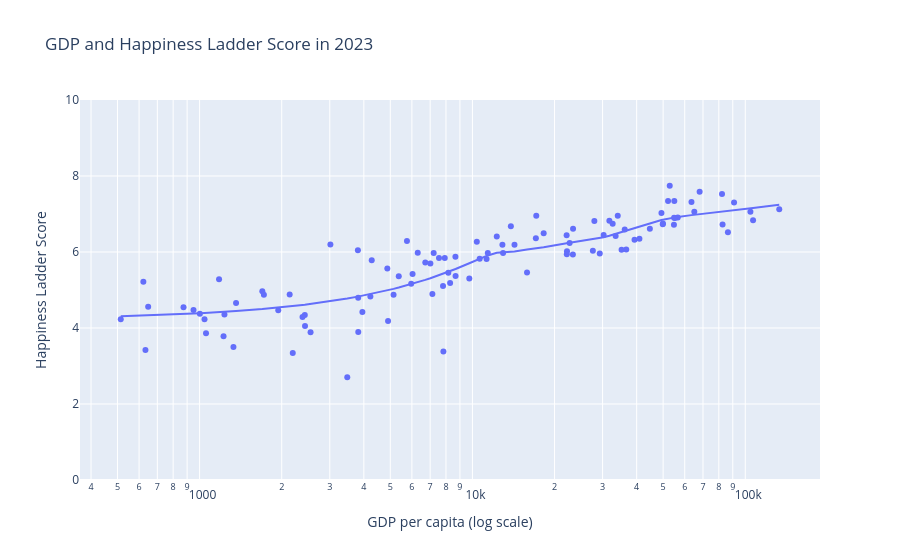

The code cell stored with this chart in its notebook:
### Markdown cell above
# question 2

### Code cell
latest_year = combined_datasets["year"].max()
dataset_latest_year = combined_datasets[combined_datasets["year"] == latest_year]

figure = px.scatter(
    dataset_latest_year,
    x="gdp_per_capita", # the gdp per capita has bigger values so we placed it in the x axis
    y="Ladder score",
    # after checking each one we think the size is the easiest to the human eye to tell us how different the values are between each other
    # but since we are already using only 2 variables then we dont need more more than 2 channels, so they're both commented
    #size="gdp_per_capita",
    #color="gdp_per_capita",
    hover_name="Country name", # so that we know whhat each bubble represents
    hover_data={
    "gdp_per_capita": ":,.0f", # use a comma for separating the thousands and .0f for now showing decimal values
    "Ladder score": ":.1f" # only one decimal value
    },
    # this needs to be logarithmic scale because the GDP per capita values are numbers that can get very big and they're very disperse
    # if we didn't use this, lower-income countries would be very much on the left side and the relationship with happiness wouldn't be clearly visible
    log_x=True,
    #size_max=50, since we're not changing the size anymore this isn't necessary
    # with this one we can answer our question of knowing where being more rich doesn't change the happiness anymore (doesn't make a difference)
    # it creates a statistical curve tendency and it shows if/where it stops climbing
    trendline="lowess",
    title=f"GDP and Happiness Ladder Score in {latest_year}",
    labels={
        # show the numbers under these labels
        "gdp_per_capita": "GDP per capita (log scale)",
        "Ladder score": "Happiness Ladder Score",
    },
)


figure.update_yaxes(range=[0, 10])
figure.show()

### Figure 1 — Plotly figure (JSON) as saved in the notebook; plotly's stock layout.template omitted (floating-point values rounded to 4 significant figures)
{"data": [{"hovertemplate": "<b>%{hovertext}</b><br><br>GDP per capita (log scale)=%{x:,.0f}<br>Happiness Ladder Score=%{y:.1f}<extra></extra>", "hovertext": ["Albania", "Algeria", "Argentina", "Armenia", "Australia", "Austria", "Azerbaijan", "Bahrain", "Bangladesh", "Belgium", "Bolivia", "Bosnia and Herzegovina", "Botswana", "Brazil", "Bulgaria", "Burkina Faso", "Cambodia", "Cameroon", "Canada", "Chad", "Chile", "China", "Colombia", "Costa Rica", "Croatia", "Cyprus", "Czechia", "Denmark", "Dominican Republic", "Ecuador", "Estonia", "Ethiopia", "Finland", "France", "Gabon", "Georgia", "Germany", "Ghana", "Greece", "Guatemala", "Hungary", "Iceland", "India", "Indonesia", "Iraq", "Ireland", "Israel", "Italy", "Jamaica", "Japan", "Jordan", "Kazakhstan", "Kenya", "Kuwait", "Latvia", "Lebanon", "Lithuania", "Luxembourg", "Madagascar", "Malawi", "Malaysia", "Mali", "Malta", "Mauritius", "Mexico", "Morocco", "Mozambique", "Myanmar", "Namibia", "Netherlands", "New Zealand", "Niger", "Nigeria", "North Macedonia", "Norway", "Pakistan", "Paraguay", "Peru", "Philippines", "Poland", "Portugal", "Romania", "Saudi Arabia", "Senegal", "Serbia", "Singapore", "Slovenia", "South Africa", "Spain", "Sri Lanka", "Sweden", "Switzerland", "Tajikistan", "Tanzania", "Thailand", "Tunisia", "Uganda", "Ukraine", "United Arab Emirates", "United Kingdom", "United States", "Uruguay", "Uzbekistan", "Zambia", "Zimbabwe"], "legendgroup": "", "marker": {"color": "#636efa", "symbol": "circle"}, "mode": "markers", "name": "", "orientation": "v", "showlegend": false, "type": "scatter", "x": [9741.0, 5370.0, 14260.0, 8159.0, 65060.0, 56580.0, 7133.0, 29290.0, 2551.0, 55240.0, 4275.0, 8663.0, 7827.0, 10380.0, 15850.0, 873.2, 2430.0, 1720.0, 54850.0, 950.0, 17080.0, 12950.0, 7012.0, 17140.0, 22180.0, 36620.0, 31760.0, 68040.0, 10630.0, 6718.0, 30260.0, 1056.0, 52860.0, 44700.0, 7803.0, 8284.0, 54780.0, 2384.0, 23340.0, 5754.0, 22210.0, 82200.0, 2434.0, 4876.0, 5965.0, 106800.0, 52130.0, 39280.0, 7542.0, 35220.0, 4906.0, 12880.0, 1943.0, 34090.0, 22710.0, 3478.0, 27980.0, 133200.0, 514.1, 633.2, 11390.0, 1042.0, 40930.0, 11270.0, 13830.0, 3814.0, 622.2, 1233.0, 4226.0, 63520.0, 49300.0, 647.9, 2139.0, 8674.0, 90980.0, 1360.0, 6303.0, 7919.0, 3804.0, 22150.0, 27630.0, 18240.0, 36160.0, 1698.0, 12280.0, 86380.0, 32660.0, 6034.0, 33490.0, 3815.0, 54950.0, 104400.0, 1178.0, 1224.0, 7211.0, 3951.0, 1002.0, 5140.0, 49850.0, 49920.0, 82590.0, 23380.0, 3016.0, 1331.0, 2195.0], "xaxis": "x", "y": [5.304, 5.364, 6.188, 5.455, 7.057, 6.905, 4.893, 5.959, 3.886, 6.894, 5.784, 5.877, 3.383, 6.272, 5.463, 4.548, 4.341, 4.874, 6.9, 4.471, 6.36, 5.973, 5.695, 6.955, 5.942, 6.068, 6.822, 7.583, 5.823, 5.725, 6.448, 3.861, 7.741, 6.609, 5.106, 5.185, 6.719, 4.289, 5.934, 6.287, 6.017, 7.525, 4.054, 5.568, 5.166, 6.838, 7.341, 6.324, 5.842, 6.06, 4.186, 6.188, 4.47, 6.951, 6.234, 2.707, 6.818, 7.122, 4.228, 3.421, 5.975, 4.232, 6.346, 5.816, 6.678, 4.795, 5.216, 4.354, 4.832, 7.319, 7.029, 4.556, 4.881, 5.369, 7.302, 4.657, 5.977, 5.841, 6.048, 6.442, 6.03, 6.491, 6.594, 4.969, 6.411, 6.523, 6.743, 5.422, 6.421, 3.898, 7.344, 7.06, 5.281, 3.781, 5.976, 4.422, 4.372, 4.873, 6.733, 6.749, 6.725, 6.611, 6.195, 3.502, 3.341], "yaxis": "y"}, {"hovertemplate": "<b>LOWESS trendline</b><br><br>GDP per capita (log scale)=%{x:,.0f}<br>Happiness Ladder Score=%{y:.1f} <b>(trend)</b><extra></extra>", "legendgroup": "", "marker": {"color": "#636efa", "symbol": "circle"}, "mode": "lines", "name": "", "showlegend": false, "type": "scatter", "x": [514.1, 622.2, 633.2, 647.9, 873.2, 950.0, 1002.0, 1042.0, 1056.0, 1178.0, 1224.0, 1233.0, 1331.0, 1360.0, 1698.0, 1720.0, 1943.0, 2139.0, 2195.0, 2384.0, 2430.0, 2434.0, 2551.0, 3016.0, 3478.0, 3804.0, 3814.0, 3815.0, 3951.0, 4226.0, 4275.0, 4876.0, 4906.0, 5140.0, 5370.0, 5754.0, 5965.0, 6034.0, 6303.0, 6718.0, 7012.0, 7133.0, 7211.0, 7542.0, 7803.0, 7827.0, 7919.0, 8159.0, 8284.0, 8663.0, 8674.0, 9741.0, 10380.0, 10630.0, 11270.0, 11390.0, 12280.0, 12880.0, 12950.0, 13830.0, 14260.0, 15850.0, 17080.0, 17140.0, 18240.0, 22150.0, 22180.0, 22210.0, 22710.0, 23340.0, 23380.0, 27630.0, 27980.0, 29290.0, 30260.0, 31760.0, 32660.0, 33490.0, 34090.0, 35220.0, 36160.0, 36620.0, 39280.0, 40930.0, 44700.0, 49300.0, 49850.0, 49920.0, 52130.0, 52860.0, 54780.0, 54850.0, 54950.0, 55240.0, 56580.0, 63520.0, 65060.0, 68040.0, 82200.0, 82590.0, 86380.0, 90980.0, 104400.0, 106800.0, 133200.0], "xaxis": "x", "y": [4.312, 4.33, 4.331, 4.334, 4.369, 4.381, 4.39, 4.396, 4.398, 4.417, 4.425, 4.426, 4.441, 4.446, 4.499, 4.503, 4.537, 4.568, 4.577, 4.606, 4.613, 4.614, 4.632, 4.704, 4.776, 4.826, 4.827, 4.828, 4.848, 4.89, 4.898, 4.989, 4.994, 5.029, 5.064, 5.122, 5.154, 5.164, 5.204, 5.266, 5.31, 5.328, 5.339, 5.388, 5.427, 5.43, 5.444, 5.479, 5.497, 5.552, 5.554, 5.704, 5.79, 5.822, 5.897, 5.909, 5.979, 5.991, 5.992, 6.003, 6.013, 6.066, 6.096, 6.098, 6.128, 6.229, 6.229, 6.23, 6.24, 6.254, 6.254, 6.331, 6.337, 6.365, 6.388, 6.428, 6.452, 6.475, 6.49, 6.519, 6.543, 6.555, 6.62, 6.66, 6.751, 6.842, 6.85, 6.851, 6.876, 6.884, 6.904, 6.905, 6.906, 6.909, 6.924, 6.97, 6.978, 6.994, 7.06, 7.062, 7.076, 7.095, 7.149, 7.158, 7.246], "yaxis": "y"}], "layout": {"legend": {"tracegroupgap": 0}, "title": {"text": "GDP and Happiness Ladder Score in 2023"}, "xaxis": {"anchor": "y", "domain": [0, 1], "title": {"text": "GDP per capita (log scale)"}, "type": "log"}, "yaxis": {"anchor": "x", "domain": [0, 1], "range": [0, 10], "title": {"text": "Happiness Ladder Score"}}}}
